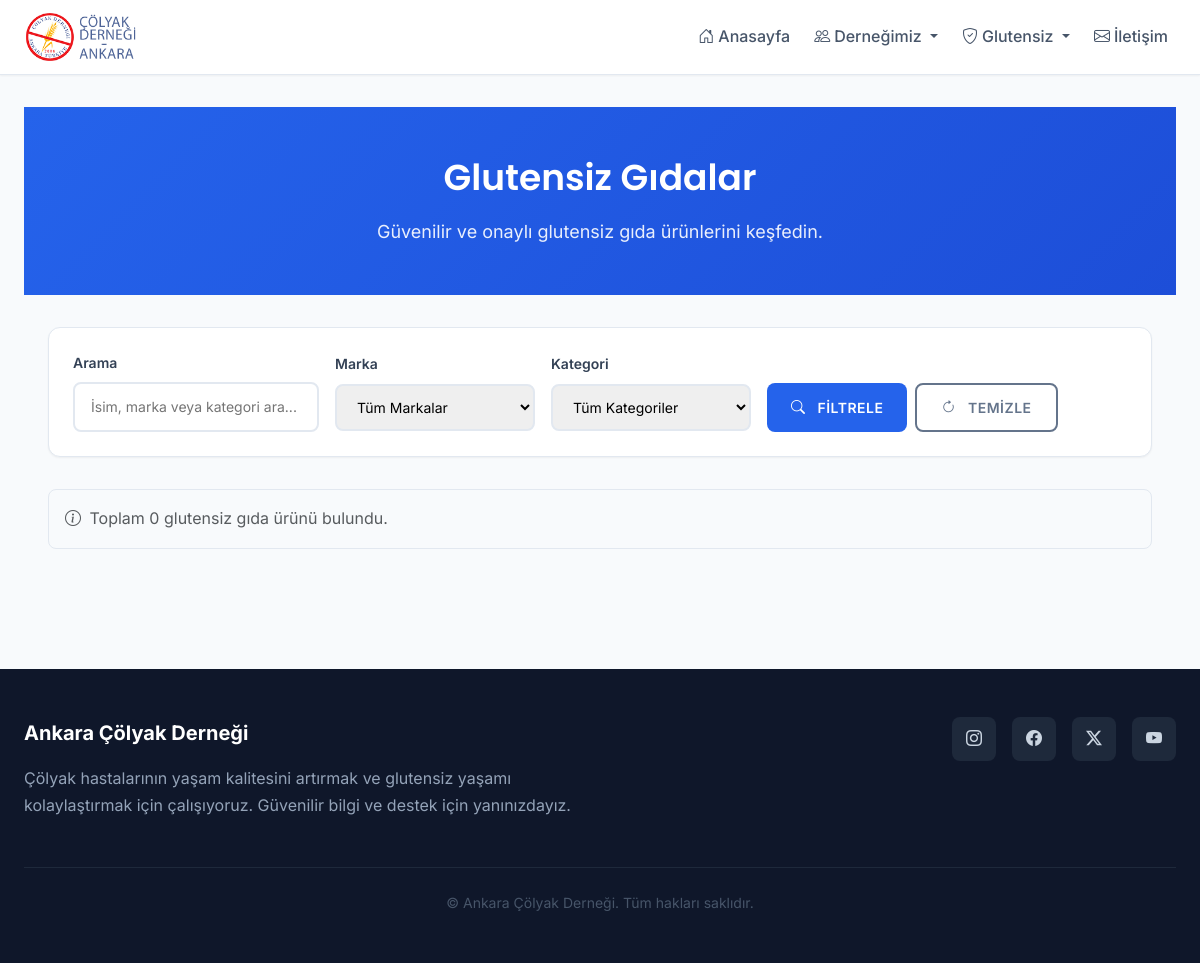
/glutensiz/gida/, run on an earlier commit of the app's database.
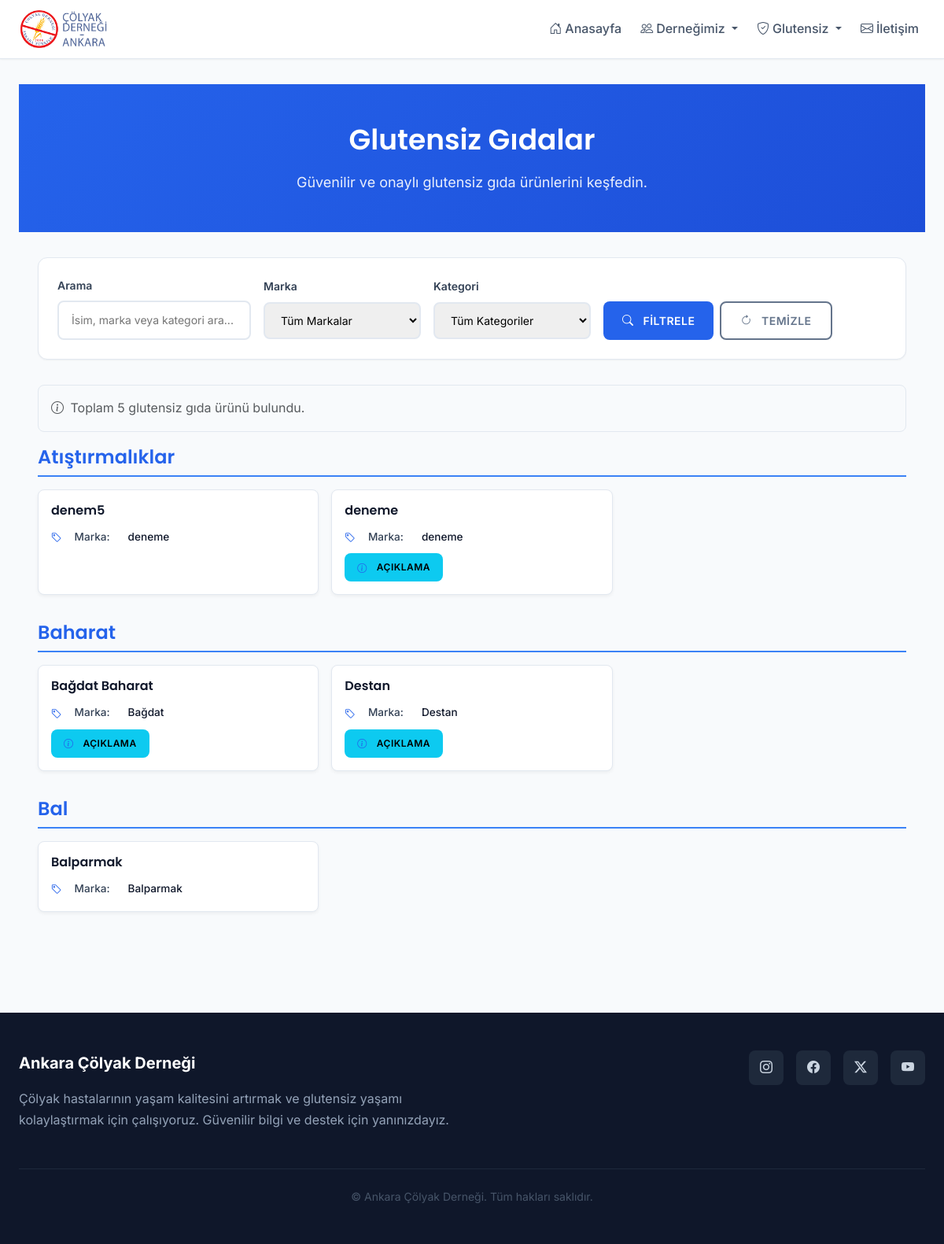
And on a later commit of the database.
### users/models.py (models this page shows, shortened)
class GlutenFreeFood(models.Model):
    name = models.CharField(max_length=100, verbose_name="Ürün Adı")
    brand = models.ForeignKey(FoodBrand, on_delete=models.SET_NULL, null=True, blank=True, verbose_name="Marka")
    category = models.ForeignKey(Category, on_delete=models.SET_NULL, null=True, blank=True, verbose_name="Kategori")
    is_approved = models.BooleanField(default=False, verbose_name="Onaylı mı?")
    description = models.TextField(blank=True, null=True, verbose_name="Açıklama")
    approved_at = models.DateTimeField(auto_now=True, verbose_name="Onay Tarihi")
    added_by = models.ForeignKey('User', null=True, blank=True, on_delete=models.SET_NULL, related_name='added_%(class)s_items', verbose_name='Ekleyen')
    class Meta:
        verbose_name = "Glutensiz Gıda"
        verbose_name_plural = "Glutensiz Gıdalar"

class Category(models.Model):
    name = models.CharField(max_length=100, unique=True, verbose_name="Kategori Adı")
    class Meta:
        verbose_name = "Kategori"
        verbose_name_plural = "Kategoriler"

class FoodBrand(models.Model):
    name = models.CharField(max_length=100, unique=True, verbose_name="Gıda Markası")
    class Meta:
        verbose_name = "Gıda Markası"
        verbose_name_plural = "Gıda Markaları"
    def __str__(self):
        return self.name

### pages/views.py (the view, shortened to what this page needs)
# urls.py: path('glutensiz/gida/', views.glutensiz_gida, name='glutensiz_gida'),
def glutensiz_gida(request):
    foods = GlutenFreeFood.objects.filter(is_approved=True).select_related('brand', 'category')
    brands = FoodBrand.objects.all().order_by('name')
    categories = Category.objects.all().order_by('name')
    q = request.GET.get('q')
    brand_id = request.GET.get('brand')
    category_id = request.GET.get('category')
    if q:
        foods = foods.filter(
            Q(name__icontains=q) |
            Q(brand__name__icontains=q) |
            Q(category__name__icontains=q)
        ).distinct()
    if brand_id:
        foods = foods.filter(brand_id=brand_id)
    if category_id:
        foods = foods.filter(category_id=category_id)
    if brand_id:
        filtered_categories = Category.objects.filter(
            glutenfreefood__brand_id=brand_id,
            glutenfreefood__is_approved=True
        ).distinct().order_by('name')
        categories = filtered_categories
    if category_id:
        filtered_brands = FoodBrand.objects.filter(
            glutenfreefood__category_id=category_id,
            glutenfreefood__is_approved=True
        ).distinct().order_by('name')
        brands = filtered_brands
    grouped_foods = None
    if brand_id and category_id:
        selected_brand = brands.get(id=brand_id)
        selected_category = categories.get(id=category_id)
        foods_filtered = foods.order_by('name')
        grouped_foods = {
            'type': 'flat',
            'selected_brand': selected_brand,
            'selected_category': selected_category,
            'foods': foods_filtered
        }
    else:
        foods_by_category = {}
        for food in foods.order_by('category__name', 'name'):
            if food.category:
                category_name = food.category.name
                if category_name not in foods_by_category:
                    foods_by_category[category_name] = []
                foods_by_category[category_name].append(food)
        grouped_foods = {
            'type': 'category',
            'categories': foods_by_category
        }
    return render(request, 'pages/gf_food.html', {
        'foods': foods,
        'brands': brands,
        'categories': categories,
        'grouped_foods': grouped_foods
    })

### templates/pages/gf_food.html (shortened to what the changed rows need)
{% extends 'base.html' %}
{% load static %}
{% block content %}
<div class="page-header">
  <div class="container">
    <h1>Glutensiz Gıdalar</h1>
  </div>
</div>
<div class="container">
  {% if grouped_foods %}
    <div class="results-info mb-3">
      <p class="text-muted mb-0">
        <i class="bi bi-info-circle me-1"></i>
        Toplam {{ foods|length }} glutensiz gıda ürünü bulundu.
      </p>
    </div>
  {% endif %}
  {% if grouped_foods %}
    {% if grouped_foods.type == 'flat' %}
      <div class="category-section">
        <h3 class="category-title">
          {% if grouped_foods.selected_brand and grouped_foods.selected_category %}
            {{ grouped_foods.selected_brand.name }} - {{ grouped_foods.selected_category.name }}
          {% elif grouped_foods.selected_category %}
            {{ grouped_foods.selected_category.name }}
          {% endif %}
        </h3>
        <div class="food-grid">
          {% for food in grouped_foods.foods %}
            <div class="food-card">
              <div class="food-card-body">
                <h5 class="food-name">{{ food.name }}</h5>
                <div class="food-details">
                  <div class="detail-item">
                    <i class="bi bi-tag me-2"></i>
                    <span class="detail-label">Marka:</span>
                    <span class="detail-value">{{ food.brand }}</span>
                  </div>
                  {% if food.description %}
                  <div class="detail-item">
                    <button class="btn btn-info btn-sm" type="button" data-bs-toggle="modal" data-bs-target="#descriptionModal-{{ food.id }}">
                      <i class="bi bi-info-circle me-1"></i> Açıklama
                    </button>
                  </div>
                  {% endif %}
                </div>
              </div>
            </div>
            {% if food.description %}
            <div class="modal fade" id="descriptionModal-{{ food.id }}" tabindex="-1" aria-labelledby="descriptionModalLabel-{{ food.id }}" aria-hidden="true">
              <div class="modal-dialog modal-lg">
                <div class="modal-content">
                  <div class="modal-header">
                    <h5 class="modal-title" id="descriptionModalLabel-{{ food.id }}">{{ food.name }} - Açıklama</h5>
                    <button type="button" class="btn-close" data-bs-dismiss="modal" aria-label="Close"></button>
                  </div>
                  <div class="modal-body">
                    <p>{{ food.description }}</p>
                  </div>
                  <div class="modal-footer">
                    <button type="button" class="btn btn-secondary" data-bs-dismiss="modal">Kapat</button>
                  </div>
                </div>
              </div>
            </div>
            {% endif %}
          {% endfor %}
        </div>
      </div>
    {% elif grouped_foods.type == 'category' %}
      {% if grouped_foods.selected_brand %}
        <div class="category-section">
          <h3 class="category-title">{{ grouped_foods.selected_brand.name }}</h3>
          {% for category_name, category_foods in grouped_foods.categories.items %}
            <h5 class="brand-subtitle">{{ category_name }}</h5>
            <div class="food-grid">
              {% for food in category_foods %}
                <div class="food-card">
                  <div class="food-card-body">
                    <h5 class="food-name">{{ food.name }}</h5>
                    <div class="food-details">
                      <div class="detail-item">
                        <i class="bi bi-tag me-2"></i>
                        <span class="detail-label">Marka:</span>
                        <span class="detail-value">{{ food.brand }}</span>
                      </div>
                      {% if food.description %}
                      <div class="detail-item">
                        <button class="btn btn-info btn-sm" type="button" data-bs-toggle="modal" data-bs-target="#descriptionModal-{{ food.id }}">
                          <i class="bi bi-info-circle me-1"></i> Açıklama
                        </button>
                      </div>
                      {% endif %}
                    </div>
                  </div>
                </div>
                {% if food.description %}
                <div class="modal fade" id="descriptionModal-{{ food.id }}" tabindex="-1" aria-labelledby="descriptionModalLabel-{{ food.id }}" aria-hidden="true">
                  <div class="modal-dialog modal-lg">
                    <div class="modal-content">
                      <div class="modal-header">
                        <h5 class="modal-title" id="descriptionModalLabel-{{ food.id }}">{{ food.name }} - Açıklama</h5>
                        <button type="button" class="btn-close" data-bs-dismiss="modal" aria-label="Close"></button>
                      </div>
                      <div class="modal-body">
                        <p>{{ food.description }}</p>
                      </div>
                      <div class="modal-footer">
                        <button type="button" class="btn btn-secondary" data-bs-dismiss="modal">Kapat</button>
                      </div>
                    </div>
                  </div>
                </div>
                {% endif %}
              {% endfor %}
            </div>
          {% endfor %}
        </div>
      {% else %}
        {% for category_name, category_foods in grouped_foods.categories.items %}
          <div class="category-section">
            <h3 class="category-title">{{ category_name }}</h3>
            <div class="food-grid">
              {% for food in category_foods %}
                <div class="food-card">
                  <div class="food-card-body">
                    <h5 class="food-name">{{ food.name }}</h5>
                    <div class="food-details">
                      <div class="detail-item">
                        <i class="bi bi-tag me-2"></i>
                        <span class="detail-label">Marka:</span>
                        <span class="detail-value">{{ food.brand }}</span>
                      </div>
                      {% if food.description %}
                      <div class="detail-item">
                        <button class="btn btn-info btn-sm" type="button" data-bs-toggle="modal" data-bs-target="#descriptionModal-{{ food.id }}">
                          <i class="bi bi-info-circle me-1"></i> Açıklama
                        </button>
                      </div>
                      {% endif %}
                    </div>
                  </div>
                </div>
              {% endfor %}
            </div>
          </div>
        {% endfor %}
      {% endif %}
    {% endif %}
  {% endif %}
</div>
{% endblock %}

What changed in the data, as far as the page shows it:
added GlutenFreeFood: name "Atıştırmalıklar", name "denem5", brand "deneme"
added GlutenFreeFood: name "deneme", brand "deneme", shown under "Atıştırmalıklar"
added GlutenFreeFood: name "Baharat", name "Bağdat Baharat", brand "Bağdat"
added GlutenFreeFood: name "Destan", brand "Destan", shown under "Baharat"
added GlutenFreeFood: name "Bal", name "Balparmak", brand "Balparmak"
Also different on the page:
{{ foods|length }}: "0" → "5"
